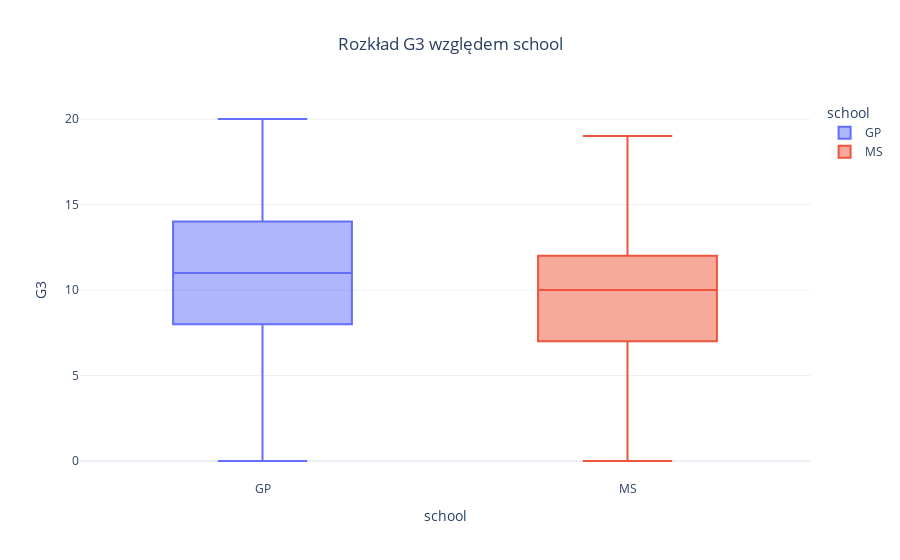
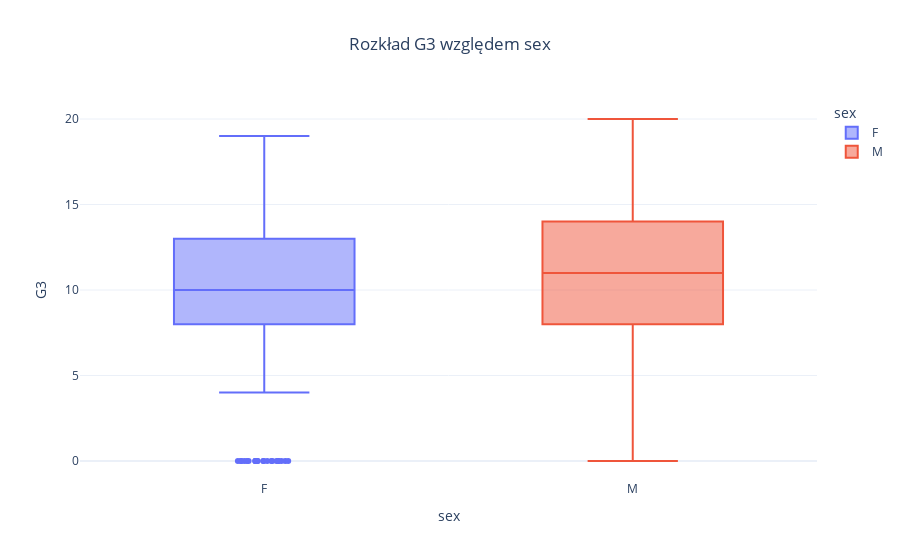
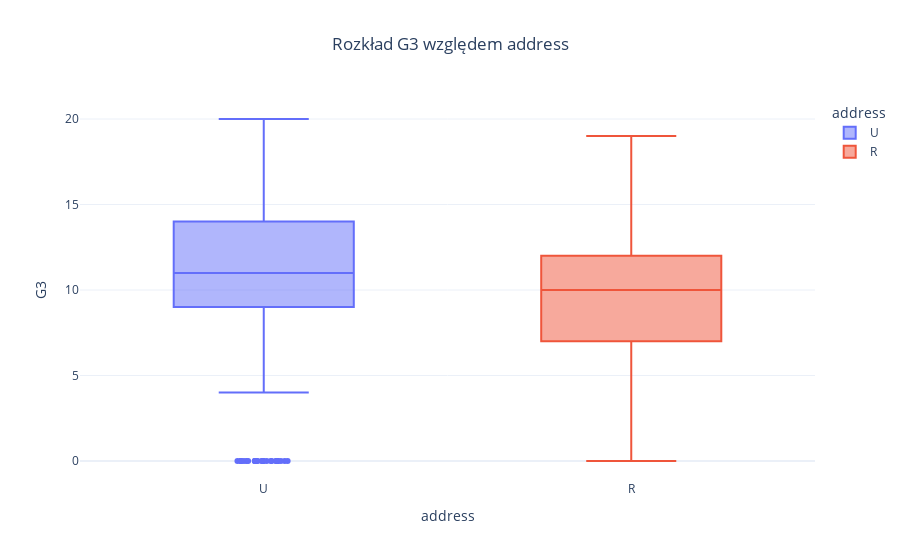
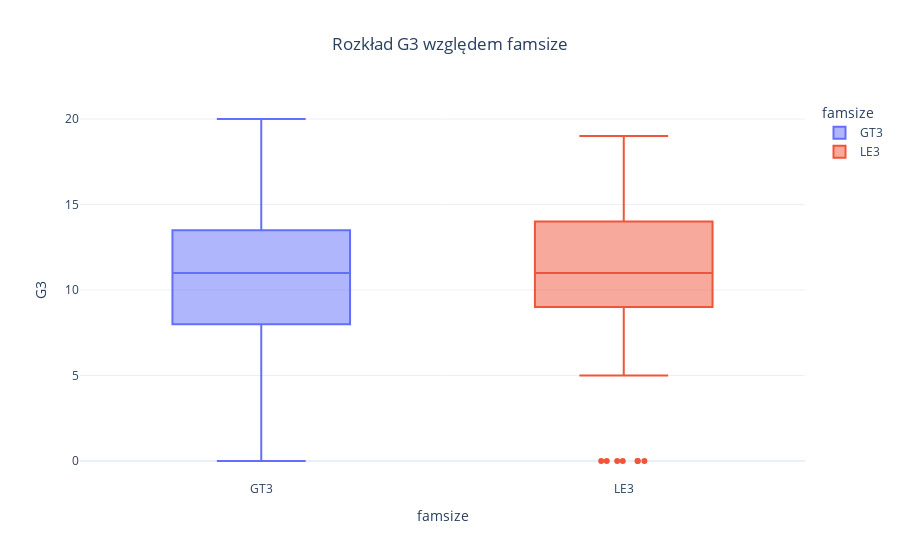

Source (notebook cell) for these figures, in order:
### Code cell
# ________________________
# 2. EXPLANATORY ANALYSIS

# Zmienna docelowa
target = "G3"

# Histogram dla każdej z kolumn
# for column in df.columns:
#     fig = px.histogram(df, x=column, title=f'Histogram dla: {column}')
#     fig.update_layout(showlegend=False,title_x=0.5, title_font_size=20, xaxis_title_font_size=14, yaxis_title_font_size=14)
#     fig.show()

# Histogram ocen
plt.figure()
sns.histplot(df[target], bins=20, kde=True)
plt.title("Rozkład ocen końcowych (G3)")
plt.xlabel("Ocena")
plt.ylabel("Liczba uczniów")
plt.show()

# Korelacja z oceną końcową
correlation = df.corr(numeric_only=True)
plt.figure(figsize=(10, 8))
sns.heatmap(correlation, annot=True, cmap="coolwarm")
plt.title("Macierz korelacji")
plt.show()

# Kolumny binarne i boxploty dla zmiennych binarnych
binarne_kolumny = [col for col in df.columns if len(df[col].value_counts(dropna=False)) == 2]


def box_plot_grade(categorical_name):
    fig = px.box(df, x=categorical_name, y=target, color=categorical_name,
                 title=f'Rozkład G3 względem {categorical_name}', template='plotly_white')
    fig.update_traces(quartilemethod="exclusive", boxpoints='outliers', jitter=0.3)
    fig.update_layout(title_x=0.5, yaxis_title='G3', xaxis_title=categorical_name)
    fig.show()


for col in binarne_kolumny:
    box_plot_grade(col)

# _

### Figure 1 — Plotly figure (JSON) as saved in the notebook; plotly's stock layout.template omitted (floating-point values rounded to 4 significant figures; data arrays with more than 128 entries replaced by an {"elided": "..."} marker saying what was removed)
{"data": [{"alignmentgroup": "True", "boxpoints": "outliers", "hovertemplate": "school=%{x}<br>G3=%{y}<extra></extra>", "jitter": 0.3, "legendgroup": "GP", "marker": {"color": "#636efa"}, "name": "GP", "notched": false, "offsetgroup": "GP", "orientation": "v", "quartilemethod": "exclusive", "showlegend": true, "type": "box", "x": {"elided": "349 str values"}, "x0": " ", "xaxis": "x", "y": {"elided": "349 int values"}, "y0": " ", "yaxis": "y"}, {"alignmentgroup": "True", "boxpoints": "outliers", "hovertemplate": "school=%{x}<br>G3=%{y}<extra></extra>", "jitter": 0.3, "legendgroup": "MS", "marker": {"color": "#EF553B"}, "name": "MS", "notched": false, "offsetgroup": "MS", "orientation": "v", "quartilemethod": "exclusive", "showlegend": true, "type": "box", "x": ["MS", "MS", "MS", "MS", "MS", "MS", "MS", "MS", "MS", "MS", "MS", "MS", "MS", "MS", "MS", "MS", "MS", "MS", "MS", "MS", "MS", "MS", "MS", "MS", "MS", "MS", "MS", "MS", "MS", "MS", "MS", "MS", "MS", "MS", "MS", "MS", "MS", "MS", "MS", "MS", "MS", "MS", "MS", "MS", "MS", "MS", "MS", "MS", "MS", "MS"], "x0": " ", "xaxis": "x", "y": [13, 8, 13, 8, 8, 11, 9, 13, 11, 10, 16, 13, 12, 10, 15, 12, 10, 13, 0, 10, 11, 9, 12, 11, 5, 19, 10, 15, 10, 15, 10, 14, 7, 10, 0, 5, 10, 6, 0, 8, 0, 9, 16, 7, 10, 9, 7, 7, 7, 7], "y0": " ", "yaxis": "y"}], "layout": {"boxmode": "overlay", "legend": {"title": {"text": "school"}, "tracegroupgap": 0}, "title": {"text": "Rozkład G3 względem school", "x": 0.5}, "xaxis": {"anchor": "y", "categoryarray": ["GP", "MS"], "categoryorder": "array", "domain": [0, 1], "title": {"text": "school"}}, "yaxis": {"anchor": "x", "domain": [0, 1], "title": {"text": "G3"}}}}

### Figure 2 — Plotly figure (JSON) as saved in the notebook; plotly's stock layout.template omitted (floating-point values rounded to 4 significant figures; data arrays with more than 128 entries replaced by an {"elided": "..."} marker saying what was removed)
{"data": [{"alignmentgroup": "True", "boxpoints": "outliers", "hovertemplate": "sex=%{x}<br>G3=%{y}<extra></extra>", "jitter": 0.3, "legendgroup": "F", "marker": {"color": "#636efa"}, "name": "F", "notched": false, "offsetgroup": "F", "orientation": "v", "quartilemethod": "exclusive", "showlegend": true, "type": "box", "x": {"elided": "208 str values"}, "x0": " ", "xaxis": "x", "y": {"elided": "208 int values"}, "y0": " ", "yaxis": "y"}, {"alignmentgroup": "True", "boxpoints": "outliers", "hovertemplate": "sex=%{x}<br>G3=%{y}<extra></extra>", "jitter": 0.3, "legendgroup": "M", "marker": {"color": "#EF553B"}, "name": "M", "notched": false, "offsetgroup": "M", "orientation": "v", "quartilemethod": "exclusive", "showlegend": true, "type": "box", "x": {"elided": "191 str values"}, "x0": " ", "xaxis": "x", "y": {"elided": "191 int values"}, "y0": " ", "yaxis": "y"}], "layout": {"boxmode": "overlay", "legend": {"title": {"text": "sex"}, "tracegroupgap": 0}, "title": {"text": "Rozkład G3 względem sex", "x": 0.5}, "xaxis": {"anchor": "y", "categoryarray": ["F", "M"], "categoryorder": "array", "domain": [0, 1], "title": {"text": "sex"}}, "yaxis": {"anchor": "x", "domain": [0, 1], "title": {"text": "G3"}}}}

### Figure 3 — Plotly figure (JSON) as saved in the notebook; plotly's stock layout.template omitted (floating-point values rounded to 4 significant figures; data arrays with more than 128 entries replaced by an {"elided": "..."} marker saying what was removed)
{"data": [{"alignmentgroup": "True", "boxpoints": "outliers", "hovertemplate": "address=%{x}<br>G3=%{y}<extra></extra>", "jitter": 0.3, "legendgroup": "U", "marker": {"color": "#636efa"}, "name": "U", "notched": false, "offsetgroup": "U", "orientation": "v", "quartilemethod": "exclusive", "showlegend": true, "type": "box", "x": {"elided": "311 str values"}, "x0": " ", "xaxis": "x", "y": {"elided": "311 int values"}, "y0": " ", "yaxis": "y"}, {"alignmentgroup": "True", "boxpoints": "outliers", "hovertemplate": "address=%{x}<br>G3=%{y}<extra></extra>", "jitter": 0.3, "legendgroup": "R", "marker": {"color": "#EF553B"}, "name": "R", "notched": false, "offsetgroup": "R", "orientation": "v", "quartilemethod": "exclusive", "showlegend": true, "type": "box", "x": ["R", "R", "R", "R", "R", "R", "R", "R", "R", "R", "R", "R", "R", "R", "R", "R", "R", "R", "R", "R", "R", "R", "R", "R", "R", "R", "R", "R", "R", "R", "R", "R", "R", "R", "R", "R", "R", "R", "R", "R", "R", "R", "R", "R", "R", "R", "R", "R", "R", "R", "R", "R", "R", "R", "R", "R", "R", "R", "R", "R", "R", "R", "R", "R", "R", "R", "R", "R", "R", "R", "R", "R", "R", "R", "R", "R", "R", "R", "R", "R", "R", "R", "R", "R", "R", "R", "R", "R"], "x0": " ", "xaxis": "x", "y": [8, 16, 15, 11, 13, 11, 8, 16, 5, 10, 15, 13, 10, 9, 8, 0, 18, 0, 0, 0, 10, 8, 13, 10, 15, 0, 7, 7, 9, 10, 10, 10, 6, 11, 7, 10, 6, 7, 11, 11, 12, 5, 8, 12, 12, 17, 11, 0, 14, 9, 12, 18, 14, 12, 11, 10, 11, 10, 14, 0, 13, 10, 16, 13, 8, 8, 11, 13, 13, 12, 12, 10, 0, 11, 12, 5, 19, 10, 10, 10, 7, 0, 5, 10, 6, 0, 7, 10], "y0": " ", "yaxis": "y"}], "layout": {"boxmode": "overlay", "legend": {"title": {"text": "address"}, "tracegroupgap": 0}, "title": {"text": "Rozkład G3 względem address", "x": 0.5}, "xaxis": {"anchor": "y", "categoryarray": ["U", "R"], "categoryorder": "array", "domain": [0, 1], "title": {"text": "address"}}, "yaxis": {"anchor": "x", "domain": [0, 1], "title": {"text": "G3"}}}}

### Figure 4 — Plotly figure (JSON) as saved in the notebook; plotly's stock layout.template omitted (floating-point values rounded to 4 significant figures; data arrays with more than 128 entries replaced by an {"elided": "..."} marker saying what was removed)
{"data": [{"alignmentgroup": "True", "boxpoints": "outliers", "hovertemplate": "famsize=%{x}<br>G3=%{y}<extra></extra>", "jitter": 0.3, "legendgroup": "GT3", "marker": {"color": "#636efa"}, "name": "GT3", "notched": false, "offsetgroup": "GT3", "orientation": "v", "quartilemethod": "exclusive", "showlegend": true, "type": "box", "x": {"elided": "285 str values"}, "x0": " ", "xaxis": "x", "y": {"elided": "285 int values"}, "y0": " ", "yaxis": "y"}, {"alignmentgroup": "True", "boxpoints": "outliers", "hovertemplate": "famsize=%{x}<br>G3=%{y}<extra></extra>", "jitter": 0.3, "legendgroup": "LE3", "marker": {"color": "#EF553B"}, "name": "LE3", "notched": false, "offsetgroup": "LE3", "orientation": "v", "quartilemethod": "exclusive", "showlegend": true, "type": "box", "x": ["LE3", "LE3", "LE3", "LE3", "LE3", "LE3", "LE3", "LE3", "LE3", "LE3", "LE3", "LE3", "LE3", "LE3", "LE3", "LE3", "LE3", "LE3", "LE3", "LE3", "LE3", "LE3", "LE3", "LE3", "LE3", "LE3", "LE3", "LE3", "LE3", "LE3", "LE3", "LE3", "LE3", "LE3", "LE3", "LE3", "LE3", "LE3", "LE3", "LE3", "LE3", "LE3", "LE3", "LE3", "LE3", "LE3", "LE3", "LE3", "LE3", "LE3", "LE3", "LE3", "LE3", "LE3", "LE3", "LE3", "LE3", "LE3", "LE3", "LE3", "LE3", "LE3", "LE3", "LE3", "LE3", "LE3", "LE3", "LE3", "LE3", "LE3", "LE3", "LE3", "LE3", "LE3", "LE3", "LE3", "LE3", "LE3", "LE3", "LE3", "LE3", "LE3", "LE3", "LE3", "LE3", "LE3", "LE3", "LE3", "LE3", "LE3", "LE3", "LE3", "LE3", "LE3", "LE3", "LE3", "LE3", "LE3", "LE3", "LE3", "LE3", "LE3", "LE3", "LE3", "LE3", "LE3", "LE3", "LE3", "LE3", "LE3", "LE3", "LE3", "LE3", "LE3"], "x0": " ", "xaxis": "x", "y": [10, 15, 11, 19, 14, 10, 16, 12, 11, 12, 18, 11, 12, 9, 6, 11, 13, 13, 10, 13, 9, 9, 10, 15, 8, 16, 6, 15, 6, 7, 6, 14, 16, 19, 19, 13, 11, 12, 12, 9, 13, 10, 0, 14, 13, 0, 0, 7, 10, 9, 9, 8, 15, 15, 10, 10, 13, 10, 15, 8, 12, 9, 14, 6, 13, 12, 12, 0, 5, 8, 13, 11, 0, 17, 11, 12, 10, 8, 10, 12, 15, 13, 18, 14, 8, 16, 11, 10, 10, 0, 11, 11, 15, 8, 0, 17, 15, 8, 11, 10, 16, 13, 12, 15, 13, 9, 12, 19, 10, 8, 9, 16, 10, 9], "y0": " ", "yaxis": "y"}], "layout": {"boxmode": "overlay", "legend": {"title": {"text": "famsize"}, "tracegroupgap": 0}, "title": {"text": "Rozkład G3 względem famsize", "x": 0.5}, "xaxis": {"anchor": "y", "categoryarray": ["GT3", "LE3"], "categoryorder": "array", "domain": [0, 1], "title": {"text": "famsize"}}, "yaxis": {"anchor": "x", "domain": [0, 1], "title": {"text": "G3"}}}}
